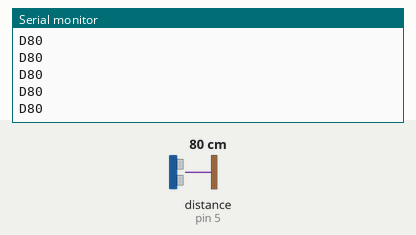
Recording of a sketch running on a simulated Arduino Uno, built with avr-gcc and run on an emulated ATmega328P. On the bench: the last lines printed to the serial monitor. Wiring (inferred from the names in the program): ultrasonic range finder: trigger pin 8; echo pin 5. The inputs (shaded band) are chosen by the test bench; at power-on: distance to the obstacle (sensor on pin 5) 80 cm. The echo pulse lasts 58.3 µs per cm.

Above: at 1.3 s.
1.4 s: distance to the obstacle (sensor on pin 5) set to 2 cm
At 1.44 s:
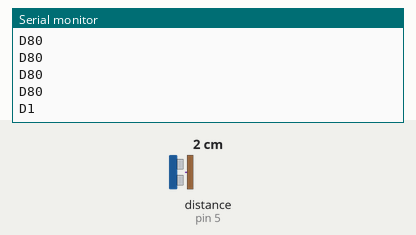
2.9 s: distance to the obstacle (sensor on pin 5) set to 4 cm
At 2.91 s:
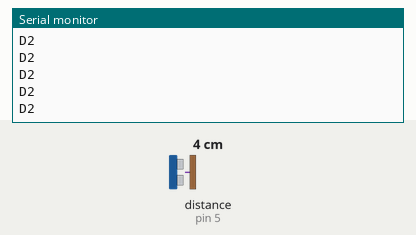
Timing chart, 0 to 5.9 s (numbered marks = the images above; inputs shaded):
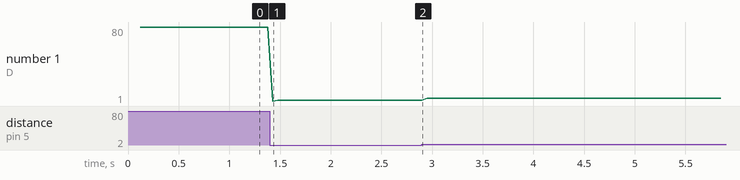

The sketch:

sketch.ino
```cpp
//Pour le cpateur à ultrasons
int TriggerPin = 8; //Trig pin
int EchoPin = 5; //Echo pin
long distance;

void setup()
{
  Serial.begin(9600);
//Serial.println("Début SETUP");
//Mise en entrées de Pins

//On initialise le capteur à ultrasons
pinMode(TriggerPin, OUTPUT);
digitalWrite(TriggerPin, LOW);
pinMode(EchoPin, INPUT);

delay(100);

Serial.println("Fin SETUP capteurs");
}

void loop()
{

  distance= lire_distance();

  Serial.print("D");
  Serial.println(distance);
  //Envoi des données en BT :

  delay(50);

}

long lire_distance()
{
  long lecture_echo;
  digitalWrite(TriggerPin, HIGH);
  delayMicroseconds(10);
  digitalWrite(TriggerPin, LOW);
  lecture_echo = pulseIn(EchoPin, HIGH);
  long cm = lecture_echo / 58;
  //Serial.print("Distance en cm : ");
  //Serial.println(cm);
  return(cm);
}
```

Measured:
- after the input at 1.4 s, the serial monitor: prints a new line at once (image 1)
- plotted number 1: 80 → 2 after the input at 1.4 s, 2 → 4 after the input at 2.9 s
